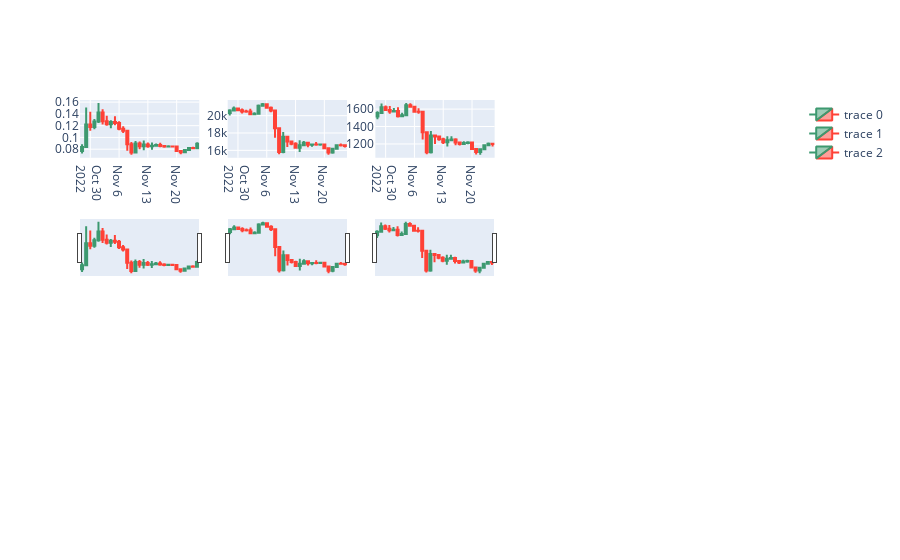

Notebook code for this chart:
### Code cell
fig = make_subplots(rows=5, cols=5, start_cell="top-left")

i = 1
j = 1

for sym in hi_ret_df["Symbol"]:
    
    fig.add_trace(go.Candlestick(x=cryp_dict[sym][0]["time"],
                                 open=cryp_dict[sym][0]["open"], high=cryp_dict[sym][0]["high"],
                                 low=cryp_dict[sym][0]["low"], close=cryp_dict[sym][0]["close"]),
                  row=i, col=j)
    
    if j < 5:
        j += 1
    else:
        i += 1

fig
